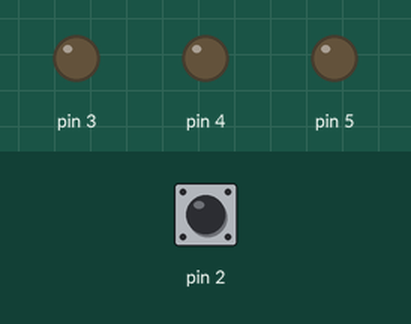
Simulated run of this sketch. Board: Arduino Uno, built with avr-gcc and run on an emulated ATmega328P. Shown: output pins drawn as LEDs (lit = HIGH). The test bench sets the inputs (shaded band); at power-on: pin 2 HIGH.

Above: at 0.1 s.
At 1.1 s:
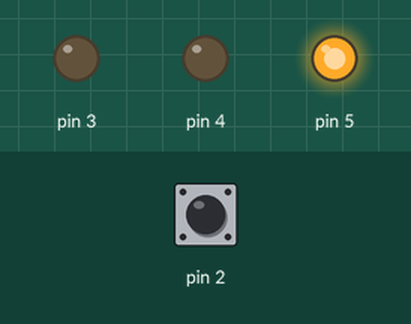
At 2.1 s:
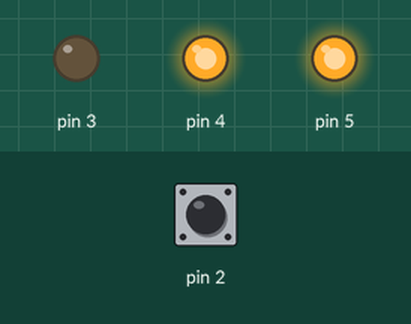
At 3.1 s:
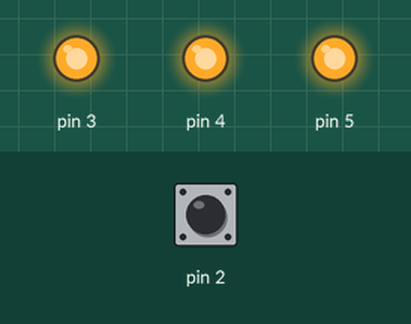
Timing chart, 0 to 4.6 s (numbered marks = the images above):
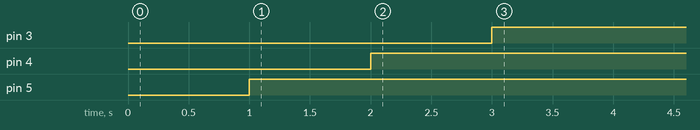

The sketch:

SpaceShip.ino
```cpp
int switchState = 0;

void setup()
{
  // put your setup code here, to run once:
  pinMode(3,OUTPUT);
  pinMode(4,OUTPUT);
  pinMode(5,OUTPUT);
  pinMode(2,INPUT);


}

void loop() {
  // put your main code here, to run repeatedly:
switchState = digitalRead(2);

if(switchState==LOW)
{
digitalWrite(3,LOW);
digitalWrite(4,LOW);
digitalWrite(5,LOW);
}
else
{
  delay(1000);
digitalWrite(5,HIGH);
delay(1000);
digitalWrite(4,HIGH);
delay(1000);
digitalWrite(3,HIGH);
delay(1000);
}
}
```

Measured:
- by itself, pin 3: LOW → HIGH at 3.0 s
- by itself, pin 4: LOW → HIGH at 2.0 s
- by itself, pin 5: LOW → HIGH at 1.0 s
